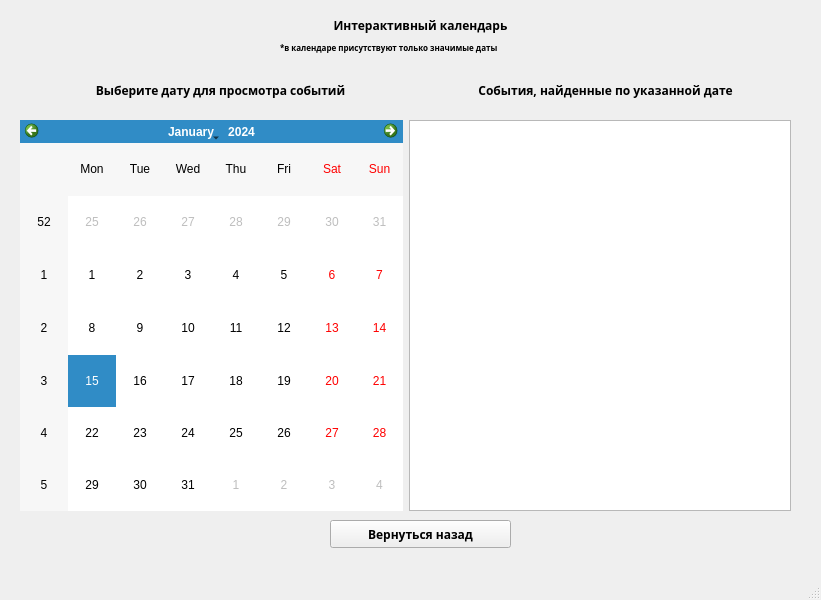
<?xml version="1.0" encoding="UTF-8"?>
<ui version="4.0">
 <class>MainWindow</class>
 <widget class="QMainWindow" name="MainWindow">
  <property name="geometry">
   <rect>
    <x>0</x>
    <y>0</y>
    <width>821</width>
    <height>600</height>
   </rect>
  </property>
  <property name="windowTitle">
   <string>MainWindow</string>
  </property>
  <widget class="QWidget" name="centralwidget">
   <widget class="QLabel" name="heading_label">
    <property name="geometry">
     <rect>
      <x>300</x>
      <y>10</y>
      <width>241</width>
      <height>31</height>
     </rect>
    </property>
    <property name="font">
     <font>
      <family>Rockwell Extra Bold</family>
      <pointsize>9</pointsize>
      <weight>75</weight>
      <bold>true</bold>
     </font>
    </property>
    <property name="text">
     <string>Интерактивный календарь</string>
    </property>
    <property name="alignment">
     <set>Qt::AlignCenter</set>
    </property>
   </widget>
   <widget class="QLabel" name="second_label">
    <property name="geometry">
     <rect>
      <x>280</x>
      <y>40</y>
      <width>301</width>
      <height>16</height>
     </rect>
    </property>
    <property name="font">
     <font>
      <family>Rockwell Extra Bold</family>
      <pointsize>6</pointsize>
      <weight>75</weight>
      <bold>true</bold>
     </font>
    </property>
    <property name="text">
     <string>*в календаре присутствуют только значимые даты</string>
    </property>
   </widget>
   <widget class="QLabel" name="data_label">
    <property name="geometry">
     <rect>
      <x>20</x>
      <y>80</y>
      <width>401</width>
      <height>20</height>
     </rect>
    </property>
    <property name="font">
     <font>
      <family>Rockwell Extra Bold</family>
      <weight>75</weight>
      <bold>true</bold>
     </font>
    </property>
    <property name="text">
     <string>Выберите дату для просмотра событий</string>
    </property>
    <property name="alignment">
     <set>Qt::AlignCenter</set>
    </property>
   </widget>
   <widget class="QLabel" name="event_label">
    <property name="geometry">
     <rect>
      <x>420</x>
      <y>80</y>
      <width>371</width>
      <height>20</height>
     </rect>
    </property>
    <property name="font">
     <font>
      <family>Rockwell Extra Bold</family>
      <weight>75</weight>
      <bold>true</bold>
     </font>
    </property>
    <property name="text">
     <string>События, найденные по указанной дате</string>
    </property>
    <property name="alignment">
     <set>Qt::AlignCenter</set>
    </property>
   </widget>
   <widget class="QPushButton" name="pushButton">
    <property name="geometry">
     <rect>
      <x>330</x>
      <y>520</y>
      <width>181</width>
      <height>28</height>
     </rect>
    </property>
    <property name="font">
     <font>
      <family>Rockwell Extra Bold</family>
      <weight>75</weight>
      <bold>true</bold>
     </font>
    </property>
    <property name="text">
     <string>Вернуться назад</string>
    </property>
   </widget>
   <widget class="QWidget" name="">
    <property name="geometry">
     <rect>
      <x>20</x>
      <y>120</y>
      <width>771</width>
      <height>391</height>
     </rect>
    </property>
    <layout class="QHBoxLayout" name="horizontalLayout">
     <item>
      <widget class="QCalendarWidget" name="calendar"/>
     </item>
     <item>
      <widget class="QPlainTextEdit" name="result"/>
     </item>
    </layout>
   </widget>
  </widget>
  <widget class="QMenuBar" name="menubar">
   <property name="geometry">
    <rect>
     <x>0</x>
     <y>0</y>
     <width>821</width>
     <height>26</height>
    </rect>
   </property>
  </widget>
  <widget class="QStatusBar" name="statusbar"/>
 </widget>
 <resources/>
 <connections/>
</ui>
